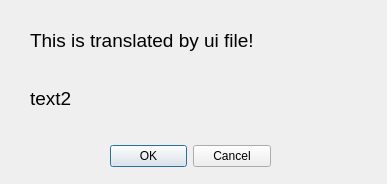
<?xml version="1.0" encoding="UTF-8"?>
<ui version="4.0">
 <class>CDialog</class>
 <widget class="QDialog" name="CDialog">
  <property name="geometry">
   <rect>
    <x>0</x>
    <y>0</y>
    <width>387</width>
    <height>184</height>
   </rect>
  </property>
  <property name="windowTitle">
   <string>Dialog</string>
  </property>
  <widget class="QDialogButtonBox" name="buttonBox">
   <property name="geometry">
    <rect>
     <x>110</x>
     <y>140</y>
     <width>161</width>
     <height>32</height>
    </rect>
   </property>
   <property name="orientation">
    <enum>Qt::Horizontal</enum>
   </property>
   <property name="standardButtons">
    <set>QDialogButtonBox::Cancel|QDialogButtonBox::Ok</set>
   </property>
  </widget>
  <widget class="QLabel" name="m_pLabel1">
   <property name="geometry">
    <rect>
     <x>30</x>
     <y>30</y>
     <width>321</width>
     <height>21</height>
    </rect>
   </property>
   <property name="font">
    <font>
     <pointsize>14</pointsize>
    </font>
   </property>
   <property name="text">
    <string>This is translated by ui file!</string>
   </property>
  </widget>
  <widget class="QLabel" name="m_pLabel2">
   <property name="geometry">
    <rect>
     <x>30</x>
     <y>90</y>
     <width>171</width>
     <height>16</height>
    </rect>
   </property>
   <property name="font">
    <font>
     <pointsize>14</pointsize>
    </font>
   </property>
   <property name="text">
    <string>text2</string>
   </property>
  </widget>
 </widget>
 <resources/>
 <connections>
  <connection>
   <sender>buttonBox</sender>
   <signal>accepted()</signal>
   <receiver>CDialog</receiver>
   <slot>accept()</slot>
   <hints>
    <hint type="sourcelabel">
     <x>248</x>
     <y>254</y>
    </hint>
    <hint type="destinationlabel">
     <x>157</x>
     <y>274</y>
    </hint>
   </hints>
  </connection>
  <connection>
   <sender>buttonBox</sender>
   <signal>rejected()</signal>
   <receiver>CDialog</receiver>
   <slot>reject()</slot>
   <hints>
    <hint type="sourcelabel">
     <x>316</x>
     <y>260</y>
    </hint>
    <hint type="destinationlabel">
     <x>286</x>
     <y>274</y>
    </hint>
   </hints>
  </connection>
 </connections>
</ui>
